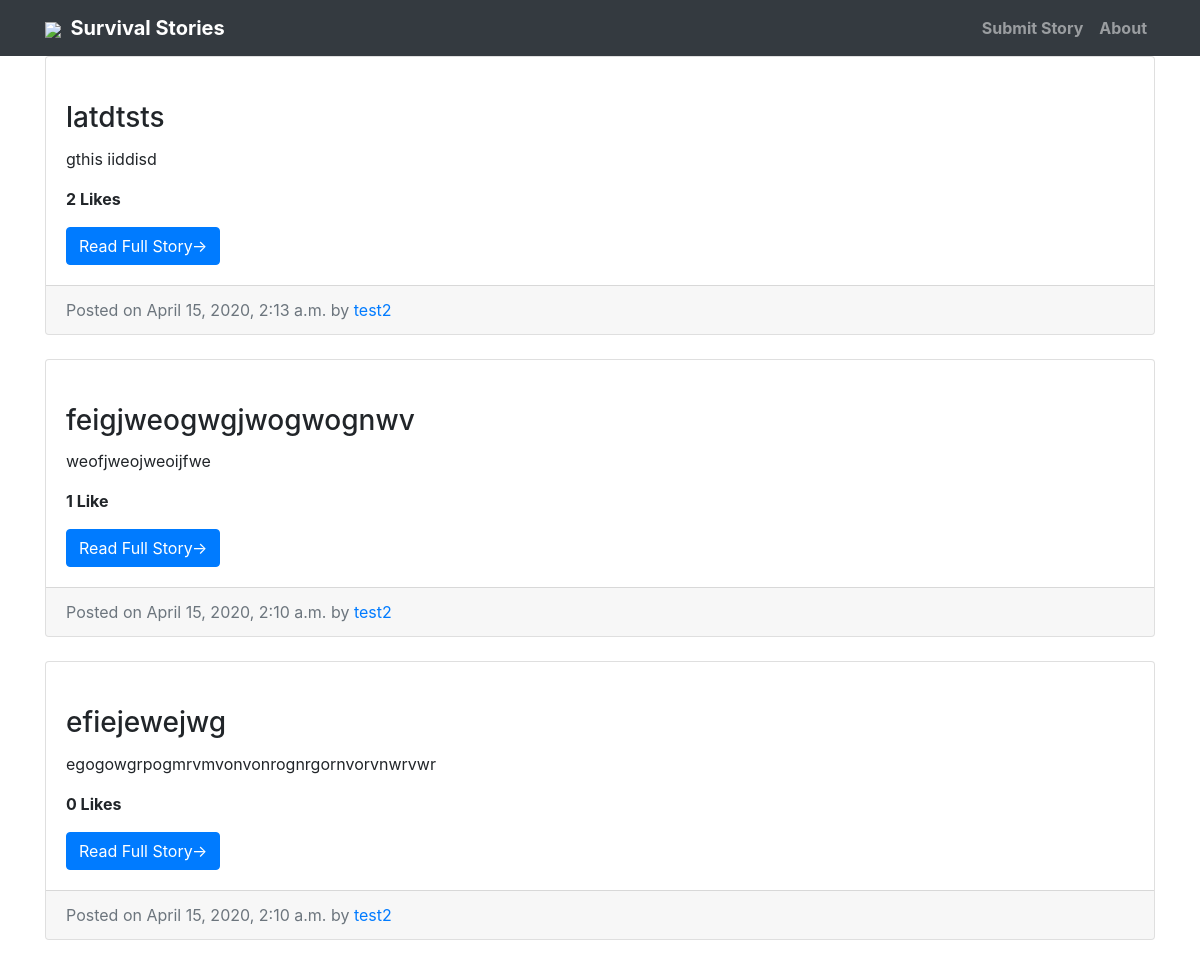
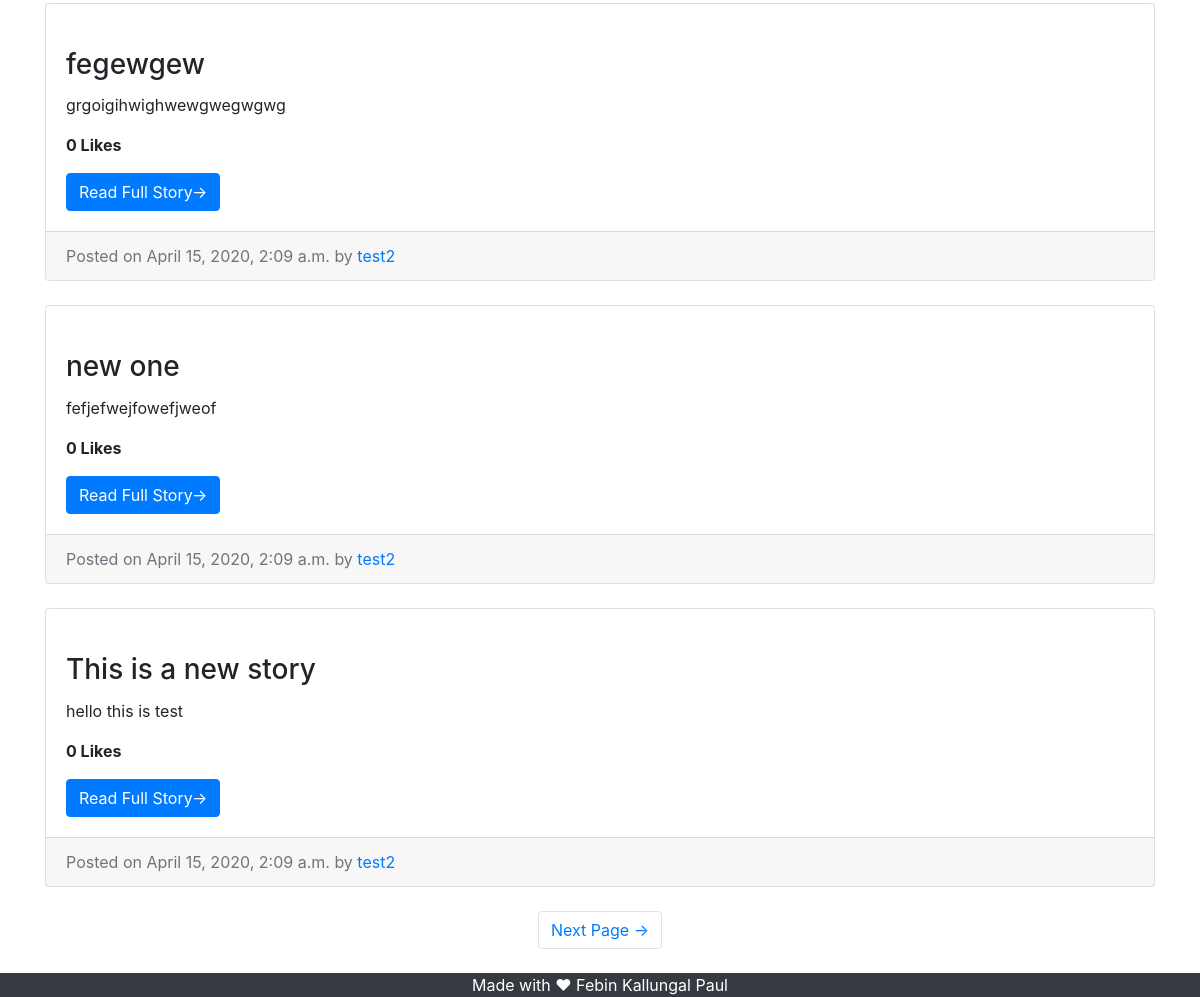
Before: / with the older database file (2 pictures, top to bottom).
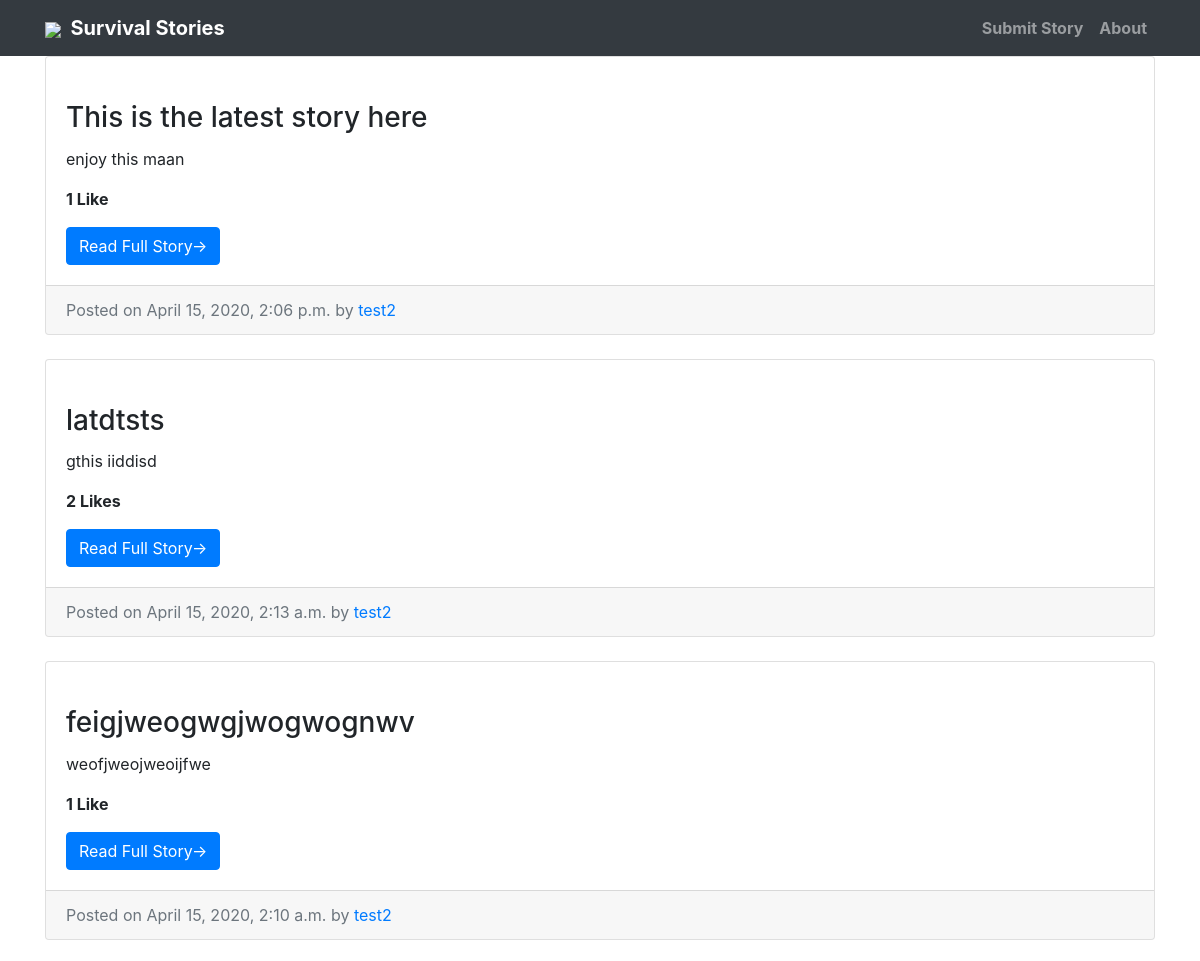
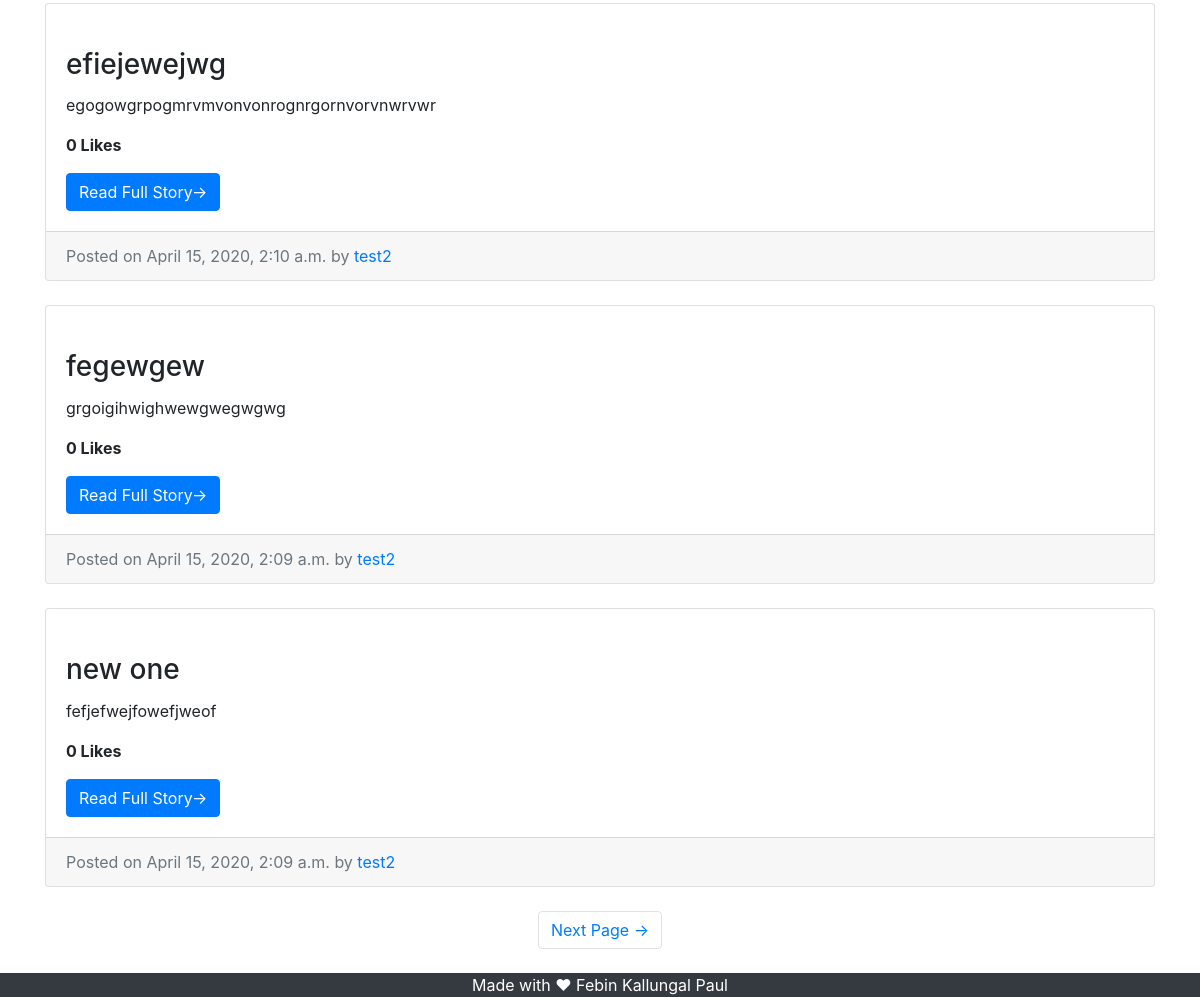
After: the same page with the newer database file (2 pictures, top to bottom).
### blog/models.py (models this page shows, shortened)
class Post(models.Model):
    title = models.CharField(max_length=255)
    text = models.TextField()
    date = models.DateTimeField(auto_now_add=True)
    author = models.ForeignKey(User, on_delete=models.CASCADE)
    picture = models.ImageField(upload_to='pictures/%Y/%m/', max_length=255, null=True, blank=True)
    likes = models.ManyToManyField(User, related_name='likes', blank=True)
    def total_likes(self):
        return self.likes.count()

### blog/views.py (the view)
# urls.py: path('', HomeView.as_view(), name = 'bloghome'),
class HomeView(ListView):
    model = Post
    template_name = 'blog/index.html'
    context_object_name = "blog_posts"
    ordering =['-date']
    paginate_by = 6

### blog/templates/blog/index.html (shortened to what this page needs)
{% extends "blog/base.html" %}
{% block content %}
      <div class="col-md-12">
        {% for post in blog_posts %}
        <div class="card mb-4">
          <div class="card-body">
            <br><h3 class="card-title">{{post.title}}</h3>
            <p class="card-text">{{post.text|truncatechars:100}}</p>
            <p> <b>{{ post.total_likes }} Like{{ post.total_likes|pluralize }}</b> </p>
            <a href="{% url 'blogdetail' post.pk %}" class="btn btn-primary">Read Full Story&rarr;</a>
          </div>
          <div class="card-footer text-muted">
            Posted on {{post.date}} by
            <a href="#">{{post.author}}</a>
          </div>
        </div>
        {% endfor %}
        {% if is_paginated %}
        <ul class="pagination justify-content-center mb-4">
          {% if page_obj.has_next %}
          <li class="page-item">
            <a class="page-link" href="?page={{page_obj.next_page_number}}">Next Page &rarr;</a>
          </li>
          {% endif %}
        </ul>
        {% endif %}
      </div>
{% endblock %}

### blog/templates/blog/base.html (shortened to what this page needs)
{% load static %}
<!DOCTYPE html>
<html lang="en">
<head>
  <link href="{% static '/blog/vendor/bootstrap/css/bootstrap.min.css' %}" rel="stylesheet">
  <link href="{% static '/blog/css/blog-home.css' %}" rel="stylesheet">
</head>
<body>
  <nav class="navbar navbar-expand-lg navbar-dark bg-dark fixed-top">
    <div class="container">
      <a class="navbar-brand" href="{% url 'bloghome' %}"><img src="https://img.icons8.com/nolan/32/coronavirus.png"><b>&nbsp Survival Stories</b></a>
      <div class="collapse navbar-collapse" id="navbarResponsive">
        <ul class="navbar-nav ml-auto">
          <li class="nav-item">
            <a class="nav-link" href="{% url 'createpost' %}"><b>Submit Story</b></a>
          </li>
          <li class="nav-item">
            <a class="nav-link" href="{% url 'about' %}"><b>About</b></a>
          </li>
        </ul>
      </div>
    </div>
  </nav>
  <div class="container">
    <div class="row">
       {% block content %} {% endblock %}
    </div>
  </div>
  <footer class="py-10 bg-dark">
    <div class="container">
      <p class="m-0 text-center text-white"> Made with <span class="heart">❤</span> Febin Kallungal Paul</p>
    </div>
  </footer>
</body>
</html>

### blog/static/blog/css/blog-home.css (style rules this page uses)
body { padding-top: 56px; }

Changed rows visible on the page:
no longer on this page (row unchanged): Post: title "This is a new story", text "hello this is test", total_likes "0", date "April 15, 2020, 2:09 a.m.", author "test2"
added Post: title "This is the latest story here", text "enjoy this maan", total_likes "1", date "April 15, 2020, 2:06 p.m.", author "test2"
